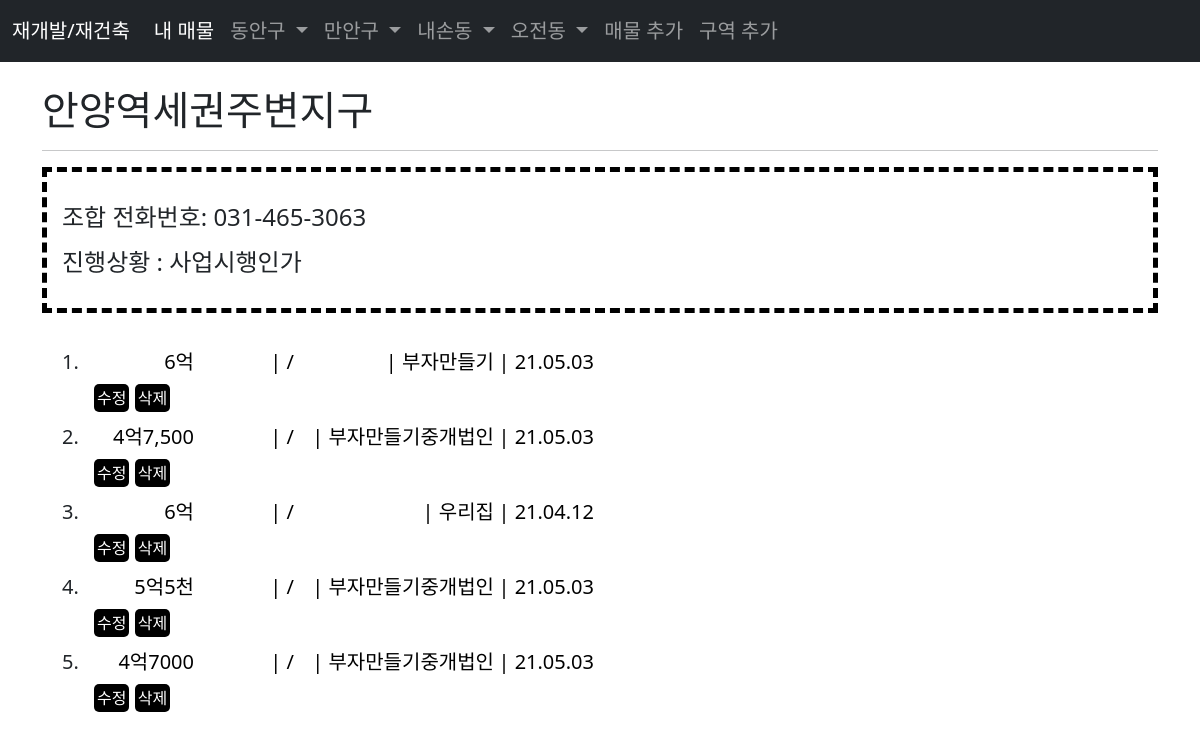
The app's page /anyangstation with its own data.
### manageApp/models.py (models this page shows, shortened)
class Post(models.Model):
    district= models.CharField(max_length=255)
    price = models.CharField(max_length=255)
    area = models.CharField(max_length=255)
    owner = models.CharField(max_length=255)
    date = models.CharField(max_length=255)
    memo = models.TextField(default="메모 없음")

### manageApp/views.py (the view)
# urls.py: path('anyangstation', AnyangstationView, name="anyangstation"),
def AnyangstationView(request):
    category_posts = Post.objects.filter(district='안양역세권주변지구')
    return render(request, 'anyangstation.html', {'category_posts':category_posts} )

### manageApp/templates/anyangstation.html
{% extends 'base.html' %}
{% block content %}
{% load static %}
<link href="{% static 'style.css' %}" rel="stylesheet">
<h1>안양역세권주변지구</h1>
<hr>
<div class="info">
    <p>
        <h4>조합 전화번호: 031-465-3063</h4>
    </p>
    <p>
        <h4>진행상황 : 사업시행인가</h4>
    </p>
</div>
<br>
<div class="right">
    <ol>
        {% for post in category_posts %}
        <div >
            <li class= "my_content">
                    <a href="{% url 'detail' post.pk %}" class="items">
                        <div class="width2">{{ post.price }}</div>
                        <div class="width2">| {{ post.area }}</div>
                        <div class="width">| {{ post.owner }}</div>
                        <div class="width2">| {{ post.date }}</div>
                <a href="{% url 'edit_post' post.pk %}" class="my_button" > 수정</a>
                <a href="{% url 'delete_post' post.pk %}" class="my_button" >삭제</a> </a>
           </li>
        </div>
        {% endfor %}
    </ol>
</div>
{% endblock %}

### manageApp/templates/base.html (shortened to what this page needs)
<!doctype html>
<html lang="en">
  <head>
    <link href="https://cdn.jsdelivr.net/npm/bootstrap@5.0.0-beta3/dist/css/bootstrap.min.css" rel="stylesheet">
  </head>
  <body>
    <nav class="navbar navbar-expand-lg navbar-dark bg-dark">
        <div class="container-fluid">
          <a class="navbar-brand" href="{% url 'home' %}">재개발/재건축</a>
          <div class="collapse navbar-collapse" id="navbarSupportedContent">
            <ul class="navbar-nav me-auto mb-2 mb-lg-0">
              <li class="nav-item">
                <a class="nav-link active" aria-current="page" href="{% url 'home' %}">내 매물</a>
              </li>
              <li class="nav-item dropdown">
                <a class="nav-link dropdown-toggle" href="#" id="navbarDropdown" role="button" data-bs-toggle="dropdown" aria-expanded="false">
                  동안구
                </a>
              </li>
              <li class="nav-item dropdown">
                <a class="nav-link dropdown-toggle" href="#" id="navbarDropdown" role="button" data-bs-toggle="dropdown" aria-expanded="false">
                  만안구
                </a>
              </li>
              <li class="nav-item dropdown">
                <a class="nav-link dropdown-toggle" href="#" id="navbarDropdown" role="button" data-bs-toggle="dropdown" aria-expanded="false">
                  내손동
                </a>
              </li>
              <li class="nav-item dropdown">
                <a class="nav-link dropdown-toggle" href="#" id="navbarDropdown" role="button" data-bs-toggle="dropdown" aria-expanded="false">
                  오전동
                </a>
              </li>
              <li class="nav-item">
                <a class="nav-link" href="{% url 'add_post' %}">매물 추가</a>
              </li>
              <li class="nav-item">
                <a class="nav-link" href="{% url 'add_category' %}">구역 추가</a>
              </li>
            </ul>
          </div>
        </div>
      </nav>
      <br>
    <div class = "container">
        {% block content %}
        {% endblock %}
    </div>
  </body>
</html>

### manageApp/static/style.css (style rules this page uses)
.info { border: dashed 5px black; padding: 15px; }
.my_button { border-radius: 5px; background-color: black; color: white; font-size: 16px; padding:3px; }
a { text-decoration: none; color:black; font-size: 20px; }
.my_content { margin:10px; font-size: 20px; padding-left:10px; }
.items { display:flex; text-align: right ; margin-bottom: 5px; }
.width { width: 200px; }
.width2 { width: 100px; }

### records on screen
Post: price "6억", area "/", owner "부자만들기", date "21.05.03"
Post: price "4억7,500", area "/", owner "부자만들기중개법인", date "21.05.03"
Post: price "6억", area "/", owner "우리집", date "21.04.12"
Post: price "5억5천", area "/", owner "부자만들기중개법인", date "21.05.03"
Post: price "4억7000", area "/", owner "부자만들기중개법인", date "21.05.03"
